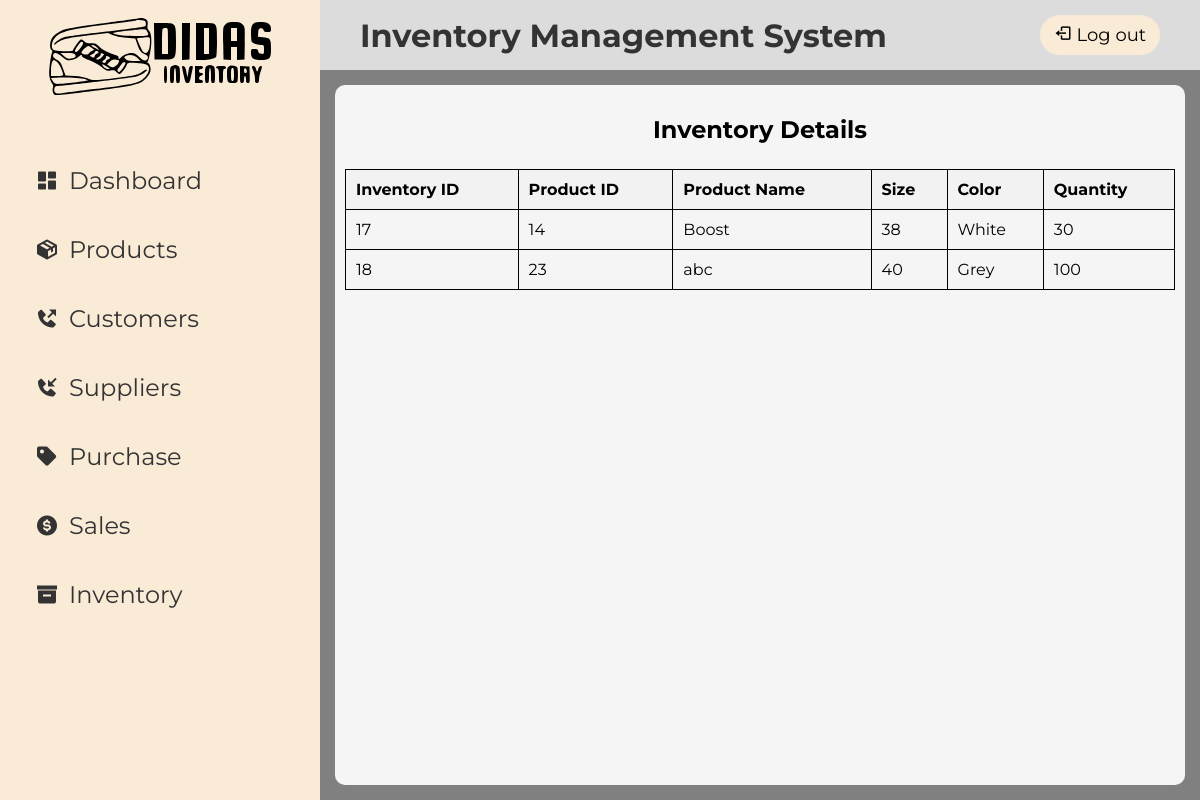
/inventory.php (signed in), run on the app's committed database.
### tables this page shows
CREATE TABLE `inventory_details` (
  `inventory_id` int(11) NOT NULL,
  `product_id` int(11) NOT NULL,
  `size` varchar(10) NOT NULL,
  `color` varchar(50) NOT NULL,
  `quantity` int(11) NOT NULL
);

CREATE TABLE `product_details` (
  `product_id` int(11) NOT NULL,
  `product_name` varchar(255) NOT NULL,
  `product_type` varchar(255) NOT NULL,
  `description` text NOT NULL
);

### inventory.php (the view, shortened to what this page needs)
<?php include 'navbar.php'; ?>
<!DOCTYPE html>
<html>
<head>
    <link rel="stylesheet" href="inv.css">
</head>
<body>
    <main class="main">
        <div class="card">
            <h2 style="text-align: center;">Inventory Details</h2>
            <table>
                <thead>
                    <tr>
                        <th>Inventory ID</th>
                        <th>Product ID</th>
                        <th>Product Name</th>
                        <th>Size</th>
                        <th>Color</th>
                        <th>Quantity</th>
                    </tr>
                </thead>
                <tbody>
                    <?php
                    $servername = "localhost";
                    $username = "root";
                    $password = "";
                    $dbname = "inventory";
                    $conn = new mysqli($servername, $username, $password, $dbname);
                    $sql = "SELECT inventory_details.inventory_id, inventory_details.product_id, product_details.product_name, inventory_details.size, inventory_details.color, inventory_details.quantity
                            FROM inventory_details
                            INNER JOIN product_details ON inventory_details.product_id = product_details.product_id";
                    $result = $conn->query($sql);
                    if ($result->num_rows > 0) {
                        while($row = $result->fetch_assoc()) {
                            echo "<tr>";
                            echo "<td>" . $row["inventory_id"] . "</td>";
                            echo "<td>" . $row["product_id"] . "</td>";
                            echo "<td>" . $row["product_name"] . "</td>";
                            echo "<td>" . $row["size"] . "</td>";
                            echo "<td>" . $row["color"] . "</td>";
                            echo "<td>" . $row["quantity"] . "</td>";
                            echo "</tr>";
                        }
                    } else {
                        echo "<tr><td colspan='6'>No inventory records found</td></tr>";
                    }
                    ?>
                </tbody>
            </table>
        </div>
    </main>
</body>
</html>

### nav.css (style rules this page uses)
body { font-family: "Montserrat", sans-serif; margin: 0; padding: 0; height: 100vh; display: grid; grid-template-columns: 320px 1fr; grid-template-rows: 70px 1fr; grid-template-areas: "side header" "side main"; }

### inv.css (style rules this page uses)
body { font-family: "Montserrat", sans-serif; margin: 0; padding: 0; height: 100vh; display: grid; grid-template-columns: 320px 1fr; grid-template-rows: 70px 1fr; grid-template-areas: "side header" "side main"; }
.main { background-color: grey; grid-area: main; padding: 15px; }
.card { background-color: whitesmoke; border-radius: 10px; padding: 10px; height: 85vh; }
.card h2 { text-align: center; margin-bottom: 25px; }
table { width: 100%; border-collapse: collapse; }
table, th, td { border: 1px solid black; }
th, td { padding: 10px; text-align: left; }
th { background-color: #f2f2f2; }

### data on the page
inventory_details: inventory_id "17", product "14", product.product_name "Boost", size "38", color "White", quantity "30"
inventory_details: inventory_id "18", product "23", product.product_name "abc", size "40", color "Grey", quantity "100"
